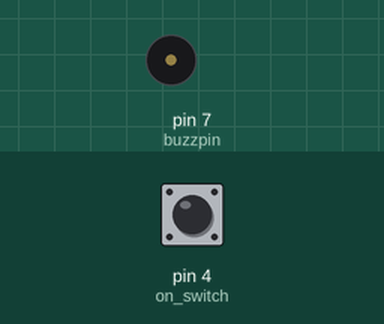
The sketch below on a simulated Arduino Uno, built with avr-gcc and run on an emulated ATmega328P. On the bench: buzzer (waves = sounding). The inputs (shaded band) are chosen by the test bench; at power-on: pin 4 (on_switch) LOW.

Above: at 1.2 s.
1.3 s: pin 4 (on_switch) pulled HIGH for 0.15 s
At 2.6 s:
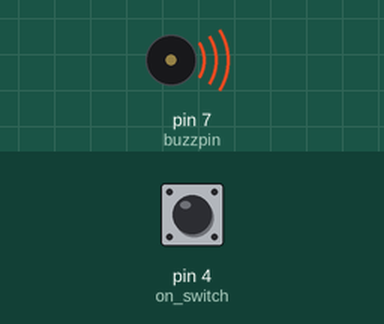
4.4 s: pin 4 (on_switch) pulled HIGH for 3.2 s
10.6 s: pin 4 (on_switch) pulled HIGH for 1 s
At 15.4 s:
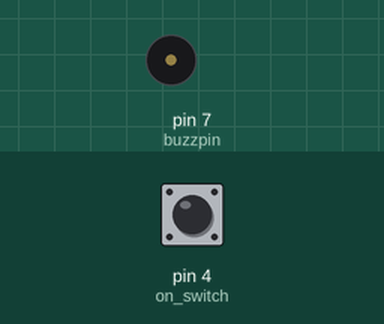
Timing chart, 0 to 16.9 s (numbered marks = the images above; inputs shaded):
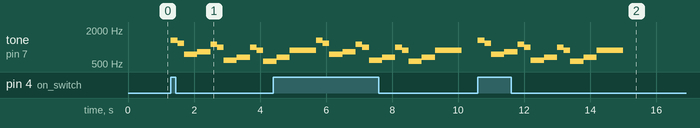

The sketch:

passive-buzzer.ino
```cpp
int buzzpin = 7;
int on_switch = 4;
int mult = 200;
// int freq[14] = {659, 587, 370, 415, 554, 494, 294, 330, 494, 554, 587, 659, 587, 494};
// int time[14] = {1, 1, 2, 2, 1, 1, 2, 2, 1, 1, 2, 2, 2, 4};
int freq[13] = {1319, 1175, 740, 831, 1109, 988, 587, 659, 988, 880, 554, 659, 880};
int time[13] = {1, 1, 2, 2, 1, 1, 2, 2, 1, 1, 2, 2, 4};
void setup() {
  // put your setup code here, to run once:
  pinMode(buzzpin, OUTPUT);
  pinMode(on_switch, INPUT);
}

void loop() {
  // put your main code here, to run repeatedly:
  // tone(buzzpin, 250);

  // For fun
  int val = digitalRead(on_switch);
  if (val == 1) {
    // // Option 1
    // tone(buzzpin, 250, 1000);

    // Option 2
    for (int i = 0; i < 13; i++) {
      tone(buzzpin, freq[i], time[i]*mult);
      delay(time[i]*mult);
    }
  }
  // delay(5000);
}
```

Measured:
- after the input at 1.3 s, tone on pin 7 (buzzpin): plays 1319 Hz for 0.20 s, 1175 Hz for 0.20 s, 740 Hz for 0.40 s, 831 Hz for 0.40 s, 1109 Hz for 0.20 s, 988 Hz for 0.20 s … (11 notes in this stretch), starting at once
- after the input at 10.6 s, tone on pin 7 (buzzpin): plays 1319 Hz for 0.20 s, 1175 Hz for 0.20 s, 740 Hz for 0.40 s, 831 Hz for 0.40 s, 1109 Hz for 0.20 s, 988 Hz for 0.20 s … (13 notes in this stretch), starting at once
